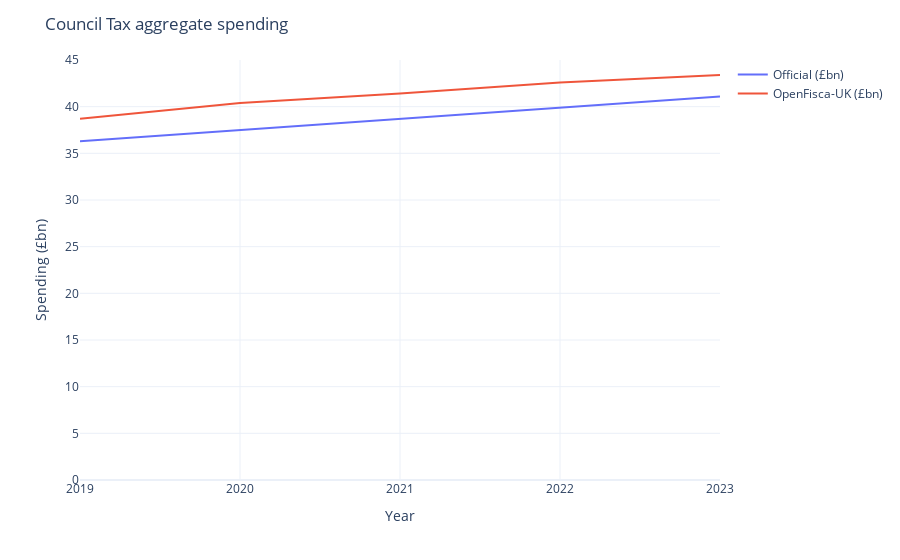

The code cell stored with this chart in its notebook:
### Markdown cell above
# Property Taxes

The UK taxes land and property together via several different taxes, including recurring taxes on residential property (Council Tax and domestic rates) and on non-residential property (business rates), and one-off taxes of property purchases (Stamp Duties). Some of these taxes are devolved and administered by either the Welsh Revenue Authority or Revenue Scotland rather than by HMRC.

## Total Revenue by Tax

### Council Tax

We validate Council Tax revenue against outturn and projections by the Office for Budget Responsibility[^1]

[^1]: https://obr.uk/forecasts-in-depth/tax-by-tax-spend-by-spend/council-tax/

### Code cell
from openfisca_uk import Microsimulation
import pandas as pd
import plotly.express as px

sim = Microsimulation()

df = pd.DataFrame(
    {
        "Year": list(range(2019, 2024)),
        "Official (£bn)": [36.3, 37.5, 38.7, 39.9, 41.1],
        "OpenFisca-UK (£bn)": [
            round(
                (
                    sim.calc("council_tax", year).sum()
                    - sim.calc("council_tax_benefit", year).sum()
                )
                / 1e9,
                1,
            )
            for year in range(2019, 2024)
        ],
    }
).set_index("Year")
df["Rel. Error (%)"] = round(
    (df["OpenFisca-UK (£bn)"] / df["Official (£bn)"] - 1) * 100, 1
)
df["Abs. Error (£bn)"] = df["OpenFisca-UK (£bn)"] - df["Official (£bn)"]
px.line(
    df, x=df.index, y=["Official (£bn)", "OpenFisca-UK (£bn)"]
).update_layout(
    template="plotly_white",
    title="Council Tax aggregate spending",
    xaxis_tickvals=list(range(2019, 2024)),
    xaxis_title="Year",
    yaxis_title="Spending (£bn)",
    legend_title="",
    yaxis_range=(0, 45),
)

### Figure 1 — Plotly figure (JSON) as saved in the notebook; plotly's stock layout.template omitted (floating-point values rounded to 4 significant figures)
{"data": [{"hovertemplate": "variable=Official (£bn)<br>Year=%{x}<br>value=%{y}<extra></extra>", "legendgroup": "Official (£bn)", "line": {"color": "#636efa", "dash": "solid"}, "marker": {"symbol": "circle"}, "mode": "lines", "name": "Official (£bn)", "orientation": "v", "showlegend": true, "type": "scatter", "x": [2019, 2020, 2021, 2022, 2023], "xaxis": "x", "y": [36.3, 37.5, 38.7, 39.9, 41.1], "yaxis": "y"}, {"hovertemplate": "variable=OpenFisca-UK (£bn)<br>Year=%{x}<br>value=%{y}<extra></extra>", "legendgroup": "OpenFisca-UK (£bn)", "line": {"color": "#EF553B", "dash": "solid"}, "marker": {"symbol": "circle"}, "mode": "lines", "name": "OpenFisca-UK (£bn)", "orientation": "v", "showlegend": true, "type": "scatter", "x": [2019, 2020, 2021, 2022, 2023], "xaxis": "x", "y": [38.7, 40.4, 41.4, 42.6, 43.4], "yaxis": "y"}], "layout": {"autosize": true, "legend": {"title": {"text": ""}, "tracegroupgap": 0}, "margin": {"t": 60}, "title": {"text": "Council Tax aggregate spending"}, "xaxis": {"anchor": "y", "autorange": true, "domain": [0, 1], "range": [2019, 2023], "tickvals": [2019, 2020, 2021, 2022, 2023], "title": {"text": "Year"}, "type": "linear"}, "yaxis": {"anchor": "x", "domain": [0, 1], "range": [0, 45], "title": {"text": "Spending (£bn)"}, "type": "linear"}}}
